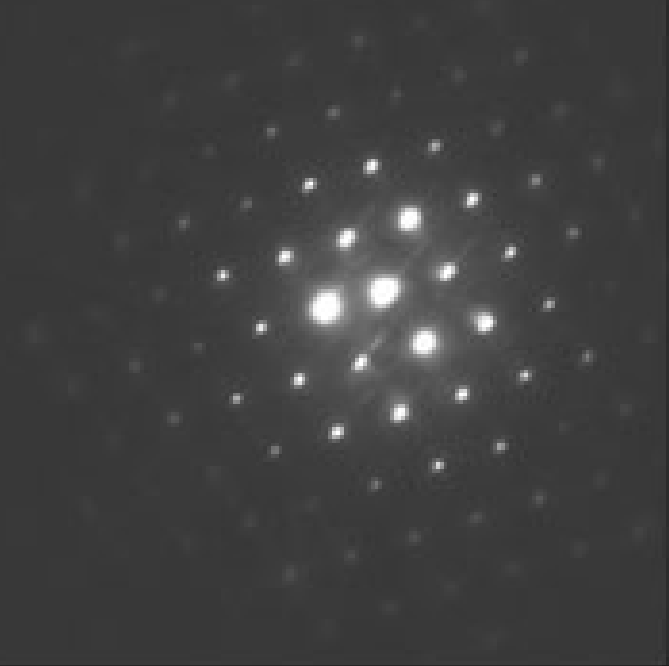
#> input picture data/testingData/Si_110_alphaBetaPaper.tif, 669 x 666 px
$ python -i graphicUtilities.py   (imports and definitions only)   (older library calls are emulated)
#> lines starting #> are read from the running program, lines starting #| are printed output that depends on the picture; after the words box and inside, x2 and y2 are one past the last pixel; in counts of white or black regions, pixels touching at a corner belong together
'''
Created on 29-Nov-2016

@author: K V Mani Krishna
'''
from pymatgen.core.lattice import Lattice
# from pycrystallography.core.millerPlane import MillerPlane
# from pycrystallography.core.millerDirection import MillerDirection
import math as mt
import numpy as np
import matplotlib.pyplot as plt

from imutils import contours
#from skimage import measure
import numpy as np
import argparse
import imutils
import cv2
import itertools
import numpy
#from sympy import *
from sympy.geometry import *
import logging
#from pycrystallography.core.millerDirection import MillerDirection

# [158 lines left out: functions plotComparitiveImages, broken2DLineWithText, plotKikuchiLinesFromPoints, not called in this run]


def extractSpotDatafromSAEDpattern(imageFile):
    """
    Function to get extract the SAD spots info for enabling the indexing.
    The returned results is in the form of a list of dictionary with each elment of list corresponding
    to the Spot info
    Folowing are the feilds of the Dictionary
    "LineIds" : str identifying the spots for e.g 1&2
    "d_ratio" : the ratio of the lenghths of the reciprocal vectors representig the two spots
    "Angle" : The angle between the two spots in degrees
    """

    options = {"GAUSSIAN_BLUR_SIZE": 11,
           "THRESHOLD_LOW":50,
           "THRESHOLD_HIGH": 200,
           "NUMBER_OF_SPOTS_TO_DETECT":3,
           "MIN_ANGLE_OF_DETECTED_SPOTS": 10, # This is the min angle in deg between two detected spots (planes)
                                              # which need to exceed for the
                                              # two spots to be considered as measure data
           }

# construct the argument parse and parse the arguments

    print(imageFile)
    image = cv2.imread(imageFile,cv2.IMREAD_GRAYSCALE)
#> image is the input picture: shape (666, 669); min 29, max 255, mean 64
    print(image.shape)
#| (666, 669)
    #gray = cv2.cvtColor(image, cv2.COLOR_BGR2GRAY)
    blurred = cv2.GaussianBlur(image, (options["GAUSSIAN_BLUR_SIZE"], options["GAUSSIAN_BLUR_SIZE"]), 0)
    blurred = cv2.GaussianBlur(blurred, (options["GAUSSIAN_BLUR_SIZE"], options["GAUSSIAN_BLUR_SIZE"]), 0)
    thresh = cv2.threshold(blurred, options["THRESHOLD_LOW"], options["THRESHOLD_HIGH"], cv2.THRESH_BINARY)[1]
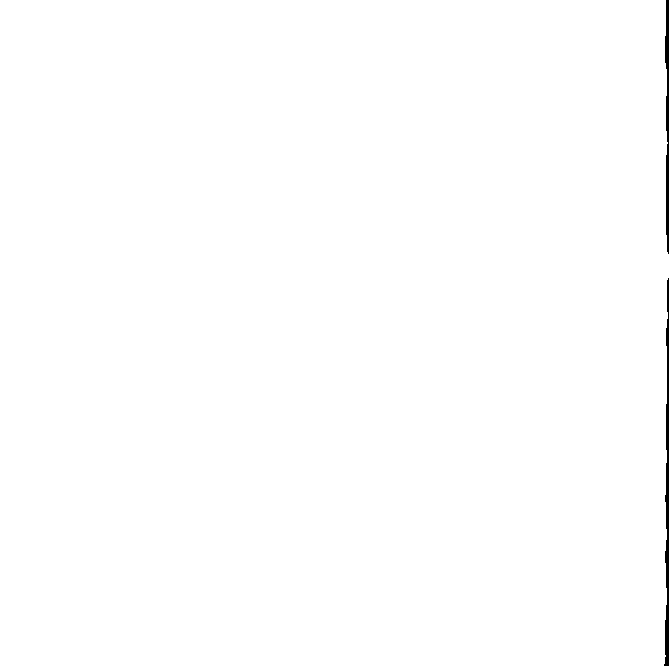
#> thresh: shape (666, 669); values 0 (black) and 200 (white), 99.6% white; 2 black regions, box (x1, y1, x2, y2) and area: (664, 278, 669, 666) 1071, (665, 0, 669, 254) 715
    thresh = cv2.erode(thresh, None, iterations=2)
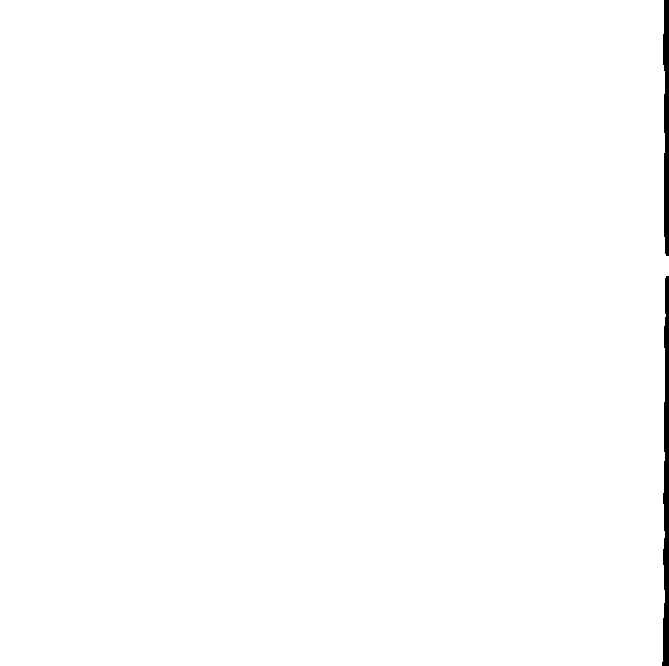
#> thresh: shape (666, 669); values 0 (black) and 200 (white), 99.3% white; 2 black regions, box (x1, y1, x2, y2) and area: (662, 276, 669, 666) 1891, (663, 0, 669, 256) 1247
    thresh = cv2.dilate(thresh, None, iterations=4)
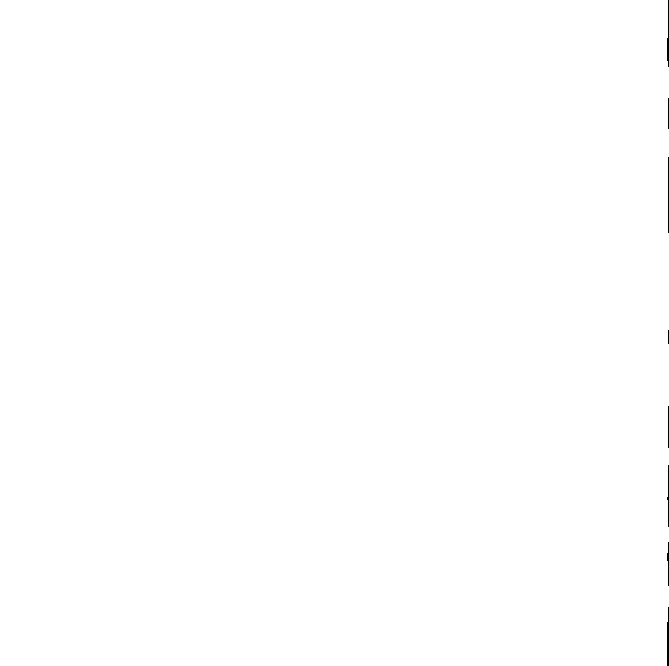
#> thresh: shape (666, 669); values 0 (black) and 200 (white), 99.9% white; 8 black regions (1 under 20 px), largest, box (x1, y1, x2, y2) and area: (667, 607, 669, 666) 103, (667, 0, 669, 67) 90, (668, 157, 669, 233) 76
#> (the run stopped early here; a loop or call above may not have finished)

$ run again, on data/testingData/Si_210_alphaBetaPaper.tif
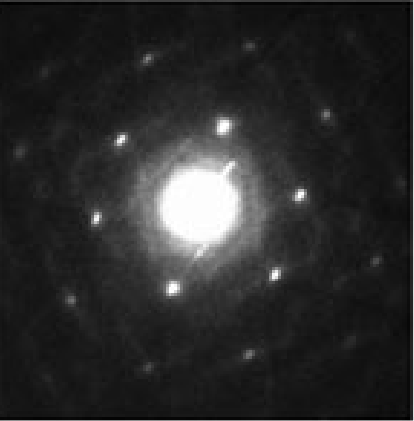
#> input picture data/testingData/Si_210_alphaBetaPaper.tif, 414 x 421 px
#> in extractSpotDatafromSAEDpattern, image is the input picture: shape (421, 414); min 0, max 255, mean 43.1
#| (421, 414)
#> in extractSpotDatafromSAEDpattern, `thresh = cv2.threshold(blurred, options["THRESHOLD_LOW"], options["THR..`:
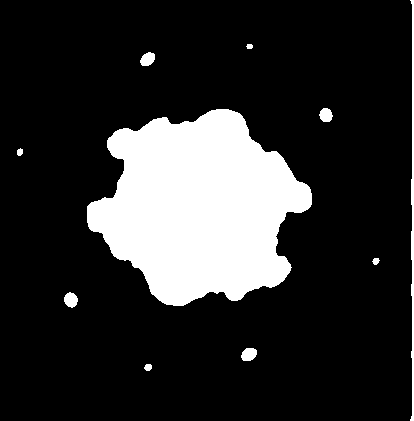
#> thresh: shape (421, 414); values 0 (black) and 200 (white), 18% white; 10 white regions, largest, box (x1, y1, x2, y2) and area: (87, 109, 312, 306) 29622, (410, 0, 414, 421) 928, (241, 348, 257, 361) 166
#> in extractSpotDatafromSAEDpattern, `thresh = cv2.dilate(thresh, None, iterations=4)`:
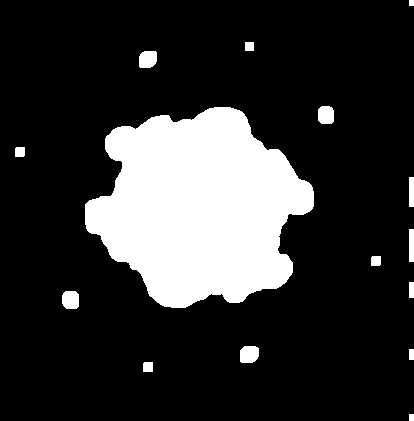
#> thresh: shape (421, 414); values 0 (black) and 200 (white), 19.2% white; 15 white regions, largest, box (x1, y1, x2, y2) and area: (85, 107, 314, 308) 31545, (240, 346, 259, 363) 291, (62, 291, 79, 309) 279

$ run again, on data/testingData/Si_211_alphaBetaPaper.tif
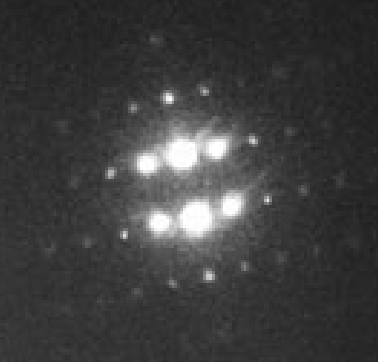
#> input picture data/testingData/Si_211_alphaBetaPaper.tif, 378 x 362 px
#> in extractSpotDatafromSAEDpattern, image is the input picture: shape (362, 378); min 26, max 255, mean 61.3
#| (362, 378)
#> in extractSpotDatafromSAEDpattern, `thresh = cv2.threshold(blurred, options["THRESHOLD_LOW"], options["THR..`:
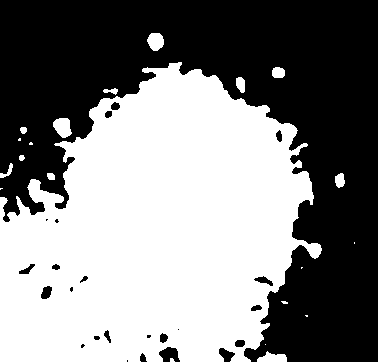
#> thresh: shape (362, 378); values 0 (black) and 200 (white), 51% white; 24 black regions (7 under 20 px), largest, box (x1, y1, x2, y2) and area: (0, 0, 378, 362) 65870, (159, 347, 180, 362) 218, (219, 348, 235, 362) 133
#> in extractSpotDatafromSAEDpattern, `thresh = cv2.dilate(thresh, None, iterations=4)`:
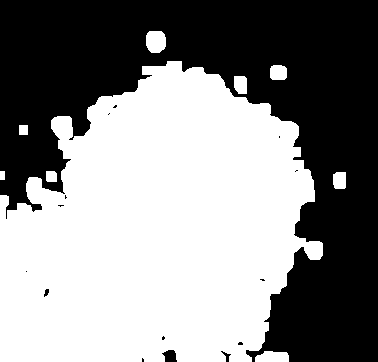
#> thresh: shape (362, 378); values 0 (black) and 200 (white), 53.9% white; 15 black regions (11 under 20 px), largest, box (x1, y1, x2, y2) and area: (0, 0, 378, 362) 62839, (162, 350, 177, 362) 133, (221, 351, 231, 362) 39, (44, 289, 49, 297) 26
